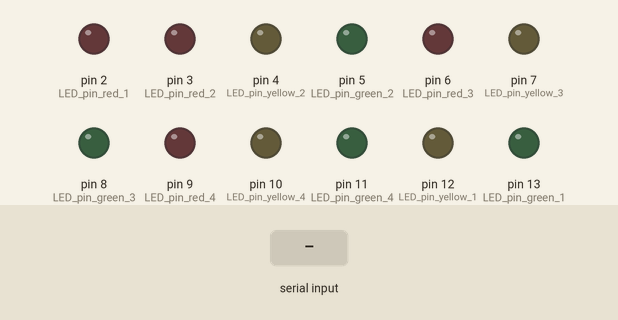
A sketch run on a simulated Arduino Uno, built with avr-gcc and run on an emulated ATmega328P. Parts: output pins drawn as LEDs (lit = HIGH). The test bench sets the inputs (shaded band). What the sketch prints to the serial monitor is not drawn.

Above: at 1.2 s.
1.3 s: "b" received over Serial
At 2.1 s:
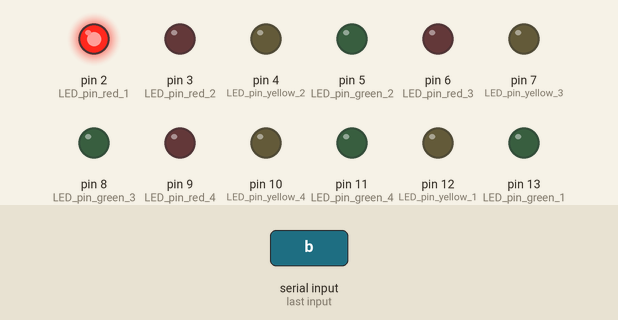
4.3 s: "a" received over Serial
At 4.8 s:
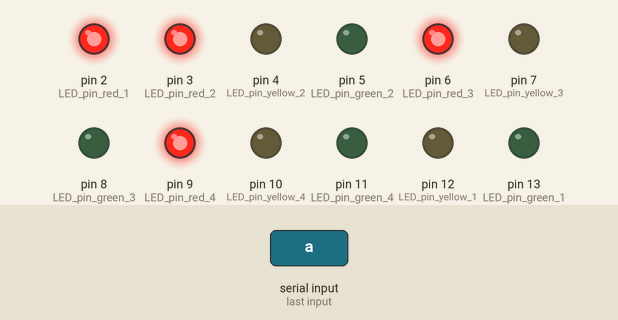
5.8 s: "c" received over Serial
At 8.6 s:
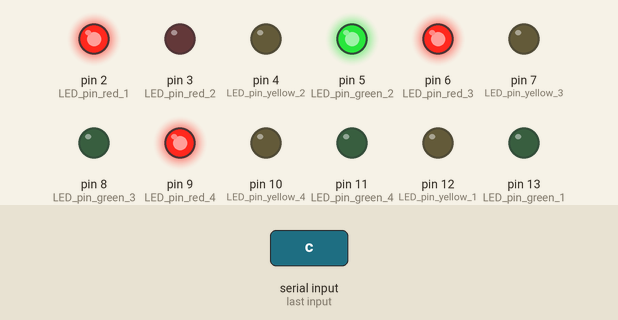
8.8 s: "d" received over Serial
At 11.6 s:
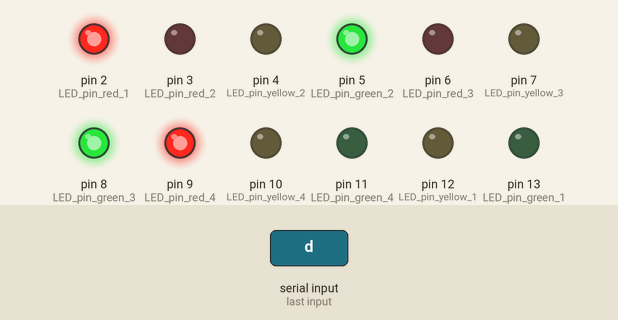
11.8 s: "e" received over Serial
At 14.4 s:
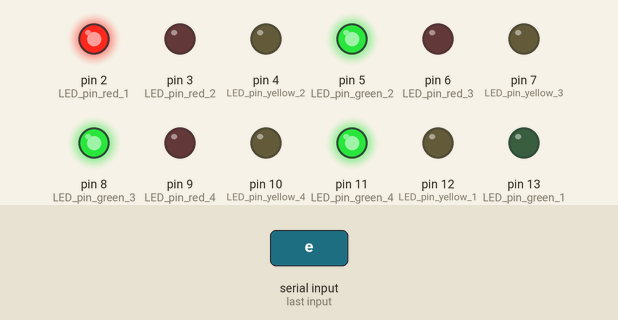
14.8 s: "b" received over Serial
At 17.9 s:
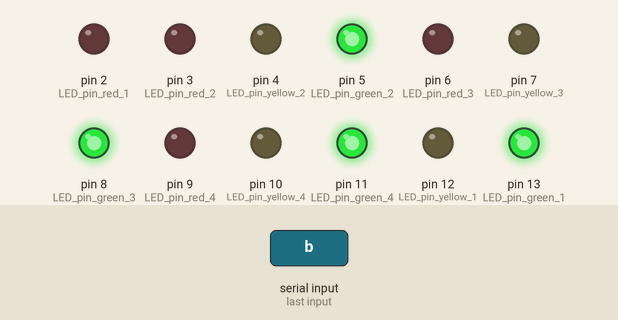
Timing chart, 0 to 18.8 s (numbered marks = the images above; inputs shaded):
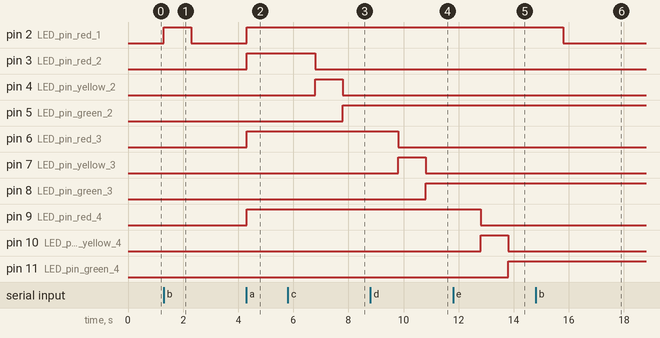

The sketch:

test_1.ino
```cpp
int LED_pin_red_1 = 2;
int LED_pin_yellow_1 = 12;
int LED_pin_green_1 = 13;
int LED_pin_red_2 = 3;
int LED_pin_yellow_2 = 4;
int LED_pin_green_2 = 5;
int LED_pin_red_3 = 6;
int LED_pin_yellow_3 = 7;
int LED_pin_green_3 = 8;
int LED_pin_red_4 = 9;
int LED_pin_yellow_4 = 10;
int LED_pin_green_4 = 11;


void setup() {
  Serial.begin(9600);
  Serial.println("Setup Complete");
  pinMode(LED_pin_red_1, OUTPUT);
  pinMode(LED_pin_yellow_1, OUTPUT);
  pinMode(LED_pin_green_1, OUTPUT);
  pinMode(LED_pin_red_2, OUTPUT);
  pinMode(LED_pin_yellow_2, OUTPUT);
  pinMode(LED_pin_green_2, OUTPUT);
  pinMode(LED_pin_red_3, OUTPUT);
  pinMode(LED_pin_yellow_3, OUTPUT);
  pinMode(LED_pin_green_3, OUTPUT);
  pinMode(LED_pin_red_4, OUTPUT);
  pinMode(LED_pin_yellow_4, OUTPUT);
  pinMode(LED_pin_green_4, OUTPUT);
}

void loop() {
  if (Serial.available()) {
    char ch = Serial.read();
    Serial.print(ch);
    if (ch == 'a') {
      all_red();
    } else if (ch == 'b') {
      signal_1();
    } else if (ch == 'c') {
      signal_2();
    } else if (ch == 'd') {
      signal_3();
    } else if (ch == 'e') {
      signal_4();
    }
  } else {
  }
}


void all_red() {
  Serial.print("All Red");
  digitalWrite(LED_pin_red_1, HIGH);
  digitalWrite(LED_pin_red_2, HIGH);
  digitalWrite(LED_pin_red_3, HIGH);
  digitalWrite(LED_pin_red_4, HIGH);
  digitalWrite(LED_pin_yellow_2, LOW);
  digitalWrite(LED_pin_yellow_3, LOW);
  digitalWrite(LED_pin_yellow_4, LOW);
  digitalWrite(LED_pin_green_1, LOW);
  digitalWrite(LED_pin_green_2, LOW);
  digitalWrite(LED_pin_green_3, LOW);
  digitalWrite(LED_pin_green_4, LOW);
}

void signal_1() {
  Serial.print("Signal one");
  digitalWrite(LED_pin_red_1, HIGH);
  delay(1000);
  digitalWrite(LED_pin_red_1, LOW);
  digitalWrite(LED_pin_yellow_1, HIGH);
  delay(1000);
  digitalWrite(LED_pin_yellow_1, LOW);
  digitalWrite(LED_pin_green_1, HIGH);
}

void signal_2() {
  Serial.print("Signal three");
  digitalWrite(LED_pin_red_2, HIGH);
  delay(1000);
  digitalWrite(LED_pin_red_2, LOW);
  digitalWrite(LED_pin_yellow_2, HIGH);
  delay(1000);
  digitalWrite(LED_pin_yellow_2, LOW);
  digitalWrite(LED_pin_green_2, HIGH);
}

void signal_3() {
  Serial.print("Signal three");
  digitalWrite(LED_pin_red_3, HIGH);
  delay(1000);
  digitalWrite(LED_pin_red_3, LOW);
  digitalWrite(LED_pin_yellow_3, HIGH);
  delay(1000);
  digitalWrite(LED_pin_yellow_3, LOW);
  digitalWrite(LED_pin_green_3, HIGH);
}

void signal_4() {
  Serial.print("Signal three");
  digitalWrite(LED_pin_red_4, HIGH);
  delay(1000);
  digitalWrite(LED_pin_red_4, LOW);
  digitalWrite(LED_pin_yellow_4, HIGH);
  delay(1000);
  digitalWrite(LED_pin_yellow_4, LOW);
  digitalWrite(LED_pin_green_4, HIGH);
}
```

Measured:
- after the input at 1.3 s, pin 2 (LED_pin_red_1): LOW → HIGH at once, → LOW 1.0 s later; pin 12 (LED_pin_yellow_1): LOW → HIGH after 1.0 s, → LOW 1.0 s later; pin 13 (LED_pin_green_1): LOW → HIGH after 2.0 s
- after the input at 4.3 s, pin 2 (LED_pin_red_1), pin 3 (LED_pin_red_2), pin 6 (LED_pin_red_3), pin 9 (LED_pin_red_4): LOW → HIGH at once; pin 13 (LED_pin_green_1): HIGH → LOW at once
- after the input at 5.8 s, pin 3 (LED_pin_red_2): HIGH → LOW after 1.0 s; pin 4 (LED_pin_yellow_2): LOW → HIGH after 1.0 s, → LOW 1.0 s later; pin 5 (LED_pin_green_2): LOW → HIGH after 2.0 s
- after the input at 8.8 s, pin 6 (LED_pin_red_3): HIGH → LOW after 1.0 s; pin 7 (LED_pin_yellow_3): LOW → HIGH after 1.0 s, → LOW 1.0 s later; pin 8 (LED_pin_green_3): LOW → HIGH after 2.0 s
- after the input at 11.8 s, pin 9 (LED_pin_red_4): HIGH → LOW after 1.0 s; pin 10 (LED_pin_yellow_4): LOW → HIGH after 1.0 s, → LOW 1.0 s later; pin 11 (LED_pin_green_4): LOW → HIGH after 2.0 s
- after the input at 14.8 s, pin 2 (LED_pin_red_1): HIGH → LOW after 1.0 s; pin 12 (LED_pin_yellow_1): LOW → HIGH after 1.0 s, → LOW 1.0 s later; pin 13 (LED_pin_green_1): LOW → HIGH after 2.0 s
